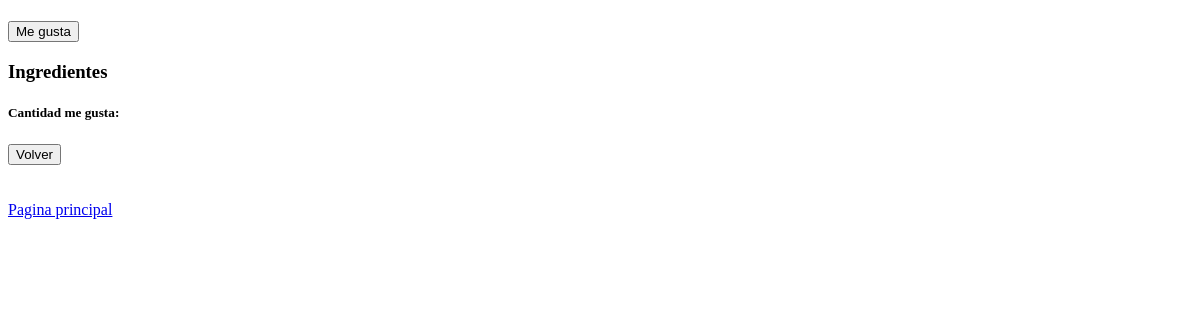
Before: /mostrar_receta/4 (signed in) with the older database file.
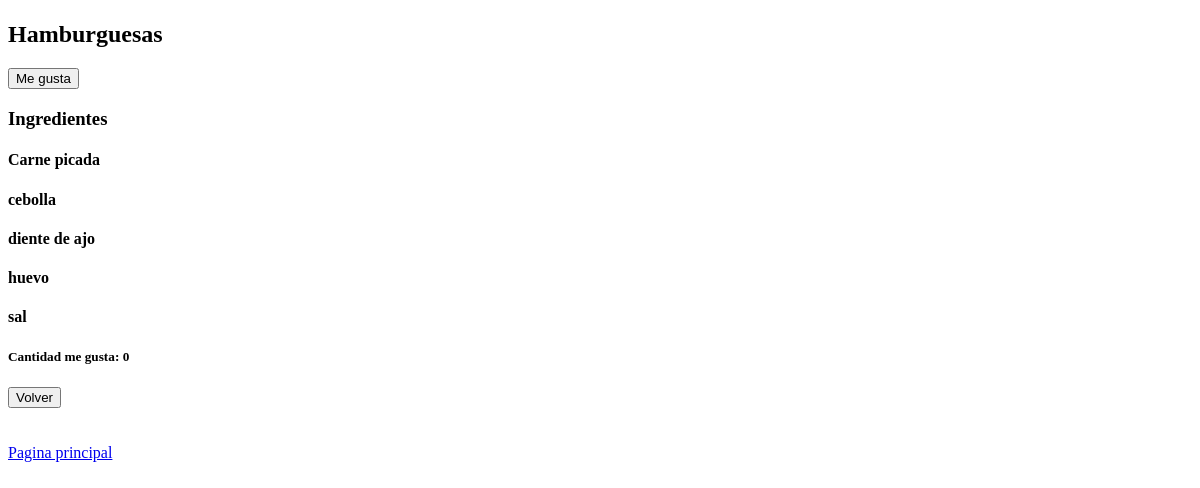
After: the same page with the newer database file.
### models.py (models this page shows)
class Receta(db.Model):
    __tablename__ = "receta"
    id = db.Column(db.Integer, primary_key = True)
    nombre = db.Column(db.String(80), nullable=False)
    tiempo = db.Column(db.Integer, nullable=False)
    fecha = db.Column(db.DateTime, nullable=False)
    elaboracion = db.Column(db.Text, nullable=False)
    cantidadMeGusta = db.Column(db.Integer, nullable=False)
    usuarioid = db.Column(db.Integer, db.ForeignKey("usuario.id"))
    ingredientes = db.relationship("Ingrediente", backref="receta")

class Ingrediente(db.Model):
    __tablename__ = "ingrediente"
    id = db.Column(db.Integer, primary_key = True)
    nombre = db.Column(db.String(80), nullable=False)
    cantidad = db.Column(db.Integer, nullable=False)
    unidad = db.Column(db.String(20), nullable=False)
    recetaid = db.Column(db.Integer, db.ForeignKey("receta.id"))

### app.py (the view)
@app.route("/mostrar_receta/<id_receta>")
def mostrarReceta(id_receta):
    if usuario_actual is not None:
        id_receta = int(id_receta)
        una_receta = Receta.query.get(id_receta)
        ingredientes = Ingrediente.query.filter_by(recetaid=id_receta)
        return render_template("mostrar_receta.html", una_receta=una_receta, usuario_id = usuario_actual.id, iteracion=1, ingredientes=ingredientes)
    else:
        return redirect(url_for("inicarSesion"))

### templates/mostrar_receta.html (shortened to what this page needs)
{% extends "base_template.html" %}
{% block content %}
    <h2>{{ una_receta.nombre }}</h2>
    {% if una_receta.usuarioid != usuario_id %}
        <form action="{{ url_for('darMeGusta', id_receta=una_receta.id, iteracion=iteracion+1) }}" method="post">
            <button type="submit">Me gusta</button>
        </form>
    {% endif %}
    <h3>Ingredientes</h3>
    {% for un_ingrediente in ingredientes %}
        <h4>{{ un_ingrediente.nombre }}</h5>
    {% endfor %}
    <h5>Cantidad me gusta: {{ una_receta.cantidadMeGusta }}</h3>
    <button type="button" onclick="history.go(-{{ iteracion }})">Volver</button>
{% endblock %}

Changed rows visible on the page:
added Receta: nombre "Hamburguesas"
added Ingrediente: nombre "Carne picada"
added Ingrediente: nombre "cebolla"
added Ingrediente: nombre "diente de ajo"
added Ingrediente: nombre "huevo"
added Ingrediente: nombre "sal"
Other visible differences:
{{ una_receta.cantidadMeGusta }}: (not shown) → "0"
